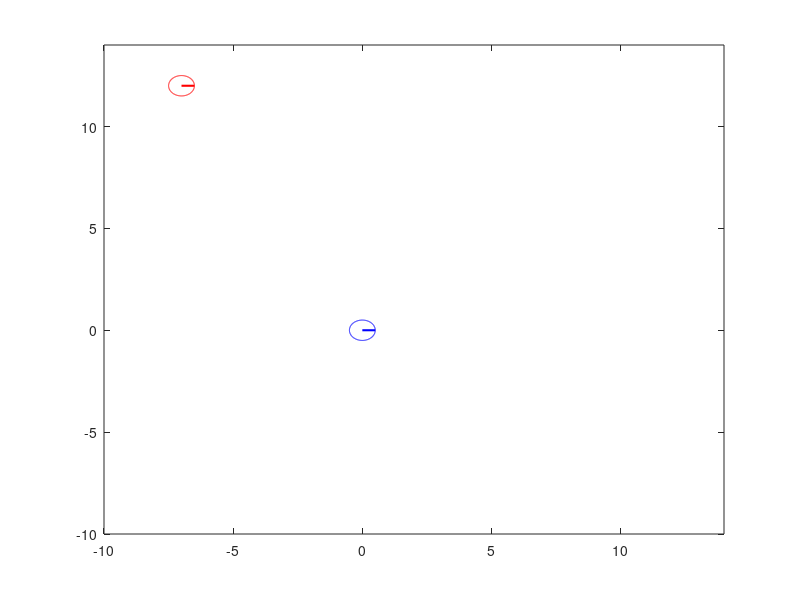

The MATLAB script that drew this image: (Note: this script raises an error after producing the figure.)
%% Clean up
close all
clear;
clc;

%% Generate starting points
x=zeros(1,3);
startx  =-7;
starty  =12;
phi     =0.0;

%% Initialize the values
% Transform from cartesian to polar co-ordinates
% r         = sqrt(x^2 + y^2);
% theta     = atan2(y,x) - phi + pi
% delta     = gamma + phi
%x(1) = sqrt(startx^2 + starty^2);
%x(2) = atan2(starty, startx) - phi + pi;
%x(3) = x(2) + phi;
nx   = startx;
ny   = starty;
nt   = phi;

x(1)=sqrt(startx^2+starty^2);
x(2)=atan2(starty,startx);
x(3)=phi;

%% Plot the start and the end state
r=0.5;
ang=0:0.01:2*pi; 
xp=r*cos(ang);
yp=r*sin(ang);
figure(1);

plot(startx+xp,starty+yp,'r',[startx startx+r*cos(phi)],[starty starty+r*sin(phi)],'r','Linewidth',1.5)
hold on
plot(xp,yp,'b',[0 r],[0 0],'b','Linewidth',1.5)

axis([-10 14 -10 14])
hold on

%% Initialize the values and storage variables
dT      = 0.01;
R       = [];
X       = [startx];
Y       = [starty];
Theta   = [];
k1      = 1;
k2      = 1;
Q       = diag([1, 0.1]);
delta   = [];
U1      = [];
U2      = [];
Slk     = [];
Slk2    = [];
k1      = 1;
k2      = 1;

%% Iterate over to find the optimal control
for i = 1:300
x0=x(1)*sin(x(2));
y0=x(1)*cos(x(2));

cvx_begin quiet
        variable u(4);
        minimize( u.' * u );
        subject to
            % Lyapunov function used:
            % V    = 0.5 * (r^2 + theta^2)
            % Derivative of V
            % Vdot = r*r_dot + theta*theta_dot
            %      = -r*v*cos(arctan(-k1*theta)) + (v/r) * theta *
            %      sin(arctan(-k1 * theta)

            -x(1) * u(1) * cos(atan(-k1*x(2))) + u(1)/x(1) *x(2)* sin(atan(-k1*x(2))) <= ...
                -0.5 * 2.0 * (x(1)^2 + x(2)^2) + u(3);
            z = x(3) - atan(-x(2));
            ((1 + 1/ (1 + x(2)^2) ) * u(1) / x(1) * sin(z + atan(-x(2))) + u(2)) == ...
                -0.5 * u(1)/ x(1) * z + u(4);
            
            % Barrier function candidate:
            % Measurement z = sqrt(r^2 + ro^2 - 2 * r * ro * cos(t - to) )
            % zdot = (1/z) * rdot * (r - cos(t-to)*ro) + (1/z) * tdot * (r * ro * sin(t - to))
            % Barrier
            % B(x,z) = 1 / (z - 0.5)
            % Bdot   = - zdot / (z - 0.5)^2
            
            h    = x(1);
            hdot = (1/h) * -1 * u(1) * cos(x(3)) *x(1); 
            B    = 1 / (x(1) - 2.0);
            Bdot = - hdot / (h - 2.0)^2;
            
            Bdot <= 1/B;
cvx_end

% Fixed control works
% u(1)=x(1);
% u(2)=-u(1)/x(1)*(k2*(x(3)-atan(-k1*x(2)))+1+k1/(1+(k1*x(2))^2)*sin(x(3)));


%% Smoothen the control
if size(U1,1) > 1
    u(1) = 0.85 * U1(end) + 0.15 * u(1);
    u(2) = 0.85 * U2(end) + 0.15 * u(2);
end

%% Propogate with dynamics
x(1) = x(1) - dT * u(1) * cos(x(3));
x(2) = x(2) + dT * u(1)/x(1) * sin(x(3));
x(3) = x(3) + dT * u(1)/x(1) * sin(x(3)) + u(2);

nx   = nx + dT * u(1) * cos(nt);
ny   = ny + dT * u(1) * sin(nt);
nt   = nt + dT * u(2);

%% Store the variables
R=[R;x(1)];
Theta=[Theta;x(2)];
delta=[delta;x(3)];
X=[X;x(1)*cos(x(2))];
Y=[Y;x(1)*sin(x(2))];
U1=[U1;u(1)];
U2=[U2;u(2)];
Slk = [Slk;u(3)];
Slk2= [Slk2;u(4)];
end

%% Generate plots
hold on;
figure(1); plot(X,Y); title('Trajectory')
figure(2); plot(R); title('Distance to go')
figure(3); plot(Theta); title('Theta')
figure(4); plot(delta); title('Delta')
figure(5); plot(U1); title('U1')
figure(6); plot(U2); title('U2')
figure(7); plot(Slk); title('Slk')
